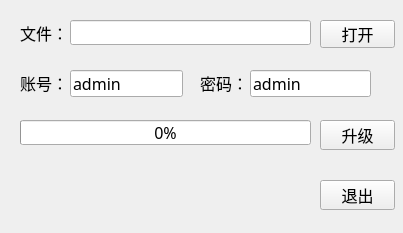
<?xml version="1.0" encoding="UTF-8"?>
<ui version="4.0">
 <class>UP_TcpWidget</class>
 <widget class="QWidget" name="UP_TcpWidget">
  <property name="geometry">
   <rect>
    <x>0</x>
    <y>0</y>
    <width>403</width>
    <height>233</height>
   </rect>
  </property>
  <property name="font">
   <font>
    <family>微软雅黑</family>
    <pointsize>12</pointsize>
   </font>
  </property>
  <property name="windowTitle">
   <string>Form</string>
  </property>
  <widget class="QLineEdit" name="lineEdit">
   <property name="geometry">
    <rect>
     <x>70</x>
     <y>20</y>
     <width>241</width>
     <height>25</height>
    </rect>
   </property>
  </widget>
  <widget class="QPushButton" name="quitBtn">
   <property name="geometry">
    <rect>
     <x>320</x>
     <y>180</y>
     <width>75</width>
     <height>30</height>
    </rect>
   </property>
   <property name="text">
    <string>退出</string>
   </property>
  </widget>
  <widget class="QPushButton" name="openBtn">
   <property name="geometry">
    <rect>
     <x>320</x>
     <y>20</y>
     <width>75</width>
     <height>28</height>
    </rect>
   </property>
   <property name="text">
    <string>打开</string>
   </property>
  </widget>
  <widget class="QLabel" name="numLab">
   <property name="geometry">
    <rect>
     <x>20</x>
     <y>190</y>
     <width>281</width>
     <height>25</height>
    </rect>
   </property>
   <property name="text">
    <string/>
   </property>
   <property name="alignment">
    <set>Qt::AlignCenter</set>
   </property>
  </widget>
  <widget class="QLabel" name="label">
   <property name="geometry">
    <rect>
     <x>20</x>
     <y>20</y>
     <width>41</width>
     <height>25</height>
    </rect>
   </property>
   <property name="text">
    <string>文件：</string>
   </property>
  </widget>
  <widget class="QLabel" name="stateLab">
   <property name="geometry">
    <rect>
     <x>20</x>
     <y>150</y>
     <width>281</width>
     <height>25</height>
    </rect>
   </property>
   <property name="text">
    <string/>
   </property>
   <property name="alignment">
    <set>Qt::AlignCenter</set>
   </property>
  </widget>
  <widget class="QProgressBar" name="progressBar">
   <property name="geometry">
    <rect>
     <x>20</x>
     <y>120</y>
     <width>291</width>
     <height>25</height>
    </rect>
   </property>
   <property name="value">
    <number>0</number>
   </property>
  </widget>
  <widget class="QPushButton" name="updateBtn">
   <property name="geometry">
    <rect>
     <x>320</x>
     <y>120</y>
     <width>75</width>
     <height>30</height>
    </rect>
   </property>
   <property name="text">
    <string>升级</string>
   </property>
  </widget>
  <widget class="QLineEdit" name="usrEdit">
   <property name="geometry">
    <rect>
     <x>70</x>
     <y>70</y>
     <width>113</width>
     <height>27</height>
    </rect>
   </property>
   <property name="text">
    <string>admin</string>
   </property>
  </widget>
  <widget class="QLineEdit" name="pwdEdit">
   <property name="geometry">
    <rect>
     <x>250</x>
     <y>70</y>
     <width>121</width>
     <height>27</height>
    </rect>
   </property>
   <property name="text">
    <string>admin</string>
   </property>
  </widget>
  <widget class="QLabel" name="label_2">
   <property name="geometry">
    <rect>
     <x>20</x>
     <y>70</y>
     <width>41</width>
     <height>25</height>
    </rect>
   </property>
   <property name="text">
    <string>账号：</string>
   </property>
  </widget>
  <widget class="QLabel" name="label_3">
   <property name="geometry">
    <rect>
     <x>200</x>
     <y>70</y>
     <width>41</width>
     <height>25</height>
    </rect>
   </property>
   <property name="text">
    <string>密码：</string>
   </property>
  </widget>
 </widget>
 <resources/>
 <connections/>
</ui>
